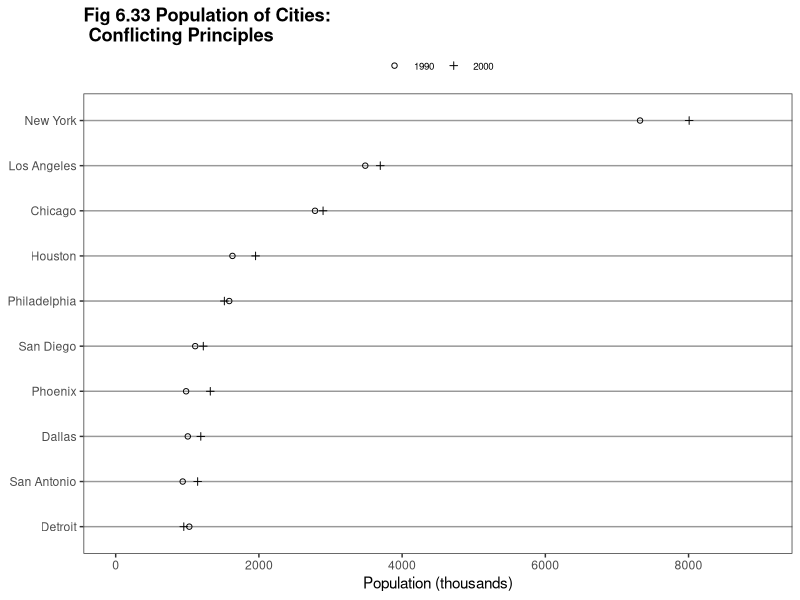
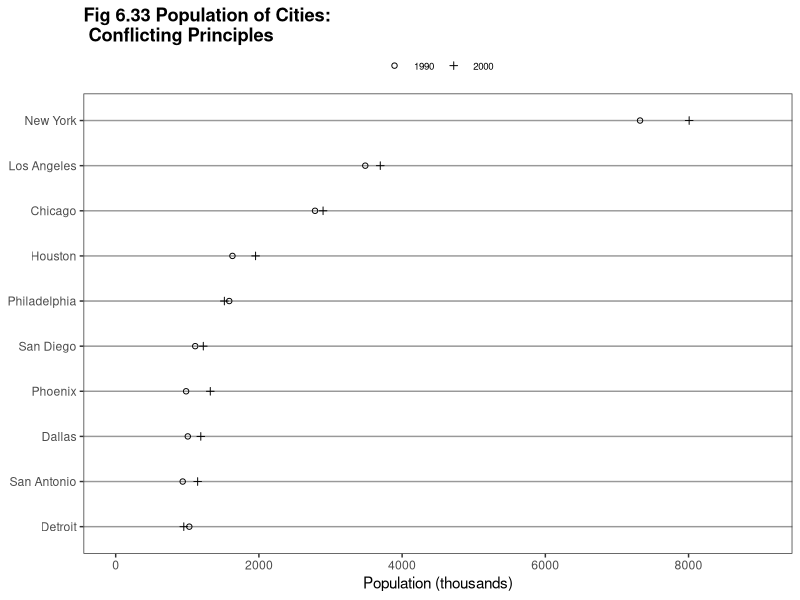

Here is the R script that generated these plots, in order:
library(ggplot2)
library(reshape2)
library(grid)

this_base <- "fig06-33_population-of-cities-conflicting-principles"

my_data <- data.frame(
  city = c("New York", "Los Angeles", "Chicago", "Houston", "Philadelphia", 
           "San Diego", "Detroit", "Dallas", "Phoenix", "San Antonio"),
  population_1990 = c(7322564, 3485398, 2783726, 1630553, 1585577, 
                      1110549, 1027974, 1006877, 983403, 935933),
  population_2000 = c(8008278, 3694820, 2896016, 1953631, 1517550, 
                      1223400, 951270,  1188580, 1321045, 1144646))

my_data_long <- melt(my_data, id = "city",
                     measure.vars = c("population_1990", "population_2000"), 
                     variable.name = "year", value.name = "population")

p <- ggplot(my_data_long,
            aes(x = population/1000, y = reorder(city, population))) +
  geom_point(aes(shape = year), size = 1.5) +
  scale_shape_manual(values = c(1,3), labels = c("1990", "2000")) +
  scale_x_continuous(breaks = seq(0, 8000, 2000), limits = c(0, 9000)) +
  labs(x = "Population (thousands)", y = NULL) +
  ggtitle("Fig 6.33 Population of Cities:\n Conflicting Principles") + 
  theme_bw() +
  theme(panel.grid.major.x = element_blank(),
        panel.grid.major.y = element_line(colour = "grey60"),
        panel.grid.minor.x = element_blank(),
        plot.title = element_text(size = rel(1.2), face = "bold"),
        legend.title = element_blank(),
        legend.key = element_blank(),
        legend.position = "top",
        legend.text = element_text(size = 7),
        legend.key.height = unit(0,"line")) 

p

ggsave(paste0(this_base, ".png"), 
       p, width = 5, height = 7)
